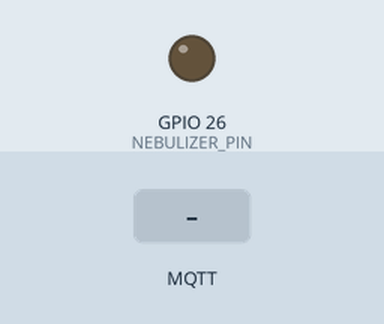
A sketch run on a simulated ESP32. Shown: output pins drawn as LEDs (lit = HIGH). Inputs (shaded band) come from the test bench. WiFi joins after 1.5 s; servers stay silent unless stated; the local clock reads 2024-03-15 10:24:30 at power-on unless the sketch sets it; no MQTT or app messages arrive unless stated; what the sketch prints to the serial monitor is not drawn.

Above: at 2.7 s.
2.8 s: MQTT message "START" arrives on the first subscribed topic
At 3.6 s:
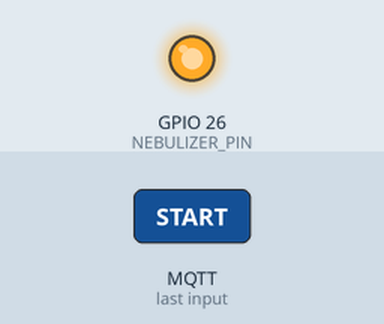
4.3 s: MQTT message "STOP" arrives on the first subscribed topic
At 5.0 s:
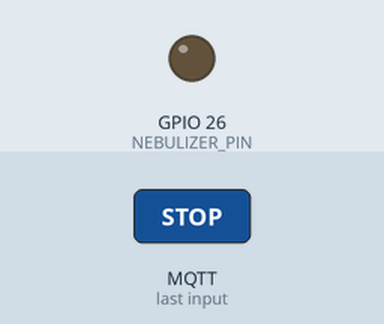
Timing chart, 0 to 7.3 s (numbered marks = the images above; inputs shaded):
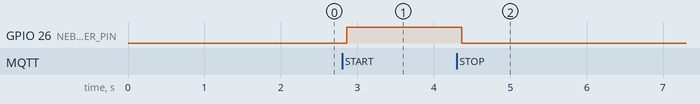

Measured:
- after the input at 2.8 s, GPIO 26 (NEBULIZER_PIN): LOW → HIGH after 0.06 s
- after the input at 4.3 s, GPIO 26 (NEBULIZER_PIN): HIGH → LOW after 0.07 s

The sketch:

esp32_smartneb_reference.ino
```cpp
/*
 * SmartNeb ESP32 Reference Firmware Sketch
 * Feature Set:
 * - Watchdog Timer (WDT) to prevent firmware hangs
 * - NTP Time Synchronization over TLS
 * - TLS MQTT Client on port 8883
 * - Last Will and Testament (LWT) for abrupt disconnect handling
 * - Noise Smoothing (Moving Average Filter) for SpO2 & Pulse readings
 * - Local Hardware Safety Cutoff (Auto-stop mesh nebulizer after max duration 15 mins)
 */

#include <WiFi.h>
#include <WiFiClientSecure.h>
#include <PubSubClient.h>
#include <esp_task_wdt.h>
#include <time.h>

#if __has_include("config.h")
  #include "config.h"
#endif

// Default configuration constants (overridden if present in config.h)
#ifndef WIFI_SSID
  #define WIFI_SSID     "SmartNeb_Hosp_WiFi"
#endif
#ifndef WIFI_PASSWORD
  #define WIFI_PASSWORD "HospitalPassword123"
#endif
#ifndef MQTT_HOST
  #define MQTT_HOST     "broker.smartneb.health"
#endif
#ifndef MQTT_PORT
  #define MQTT_PORT     8883
#endif
#ifndef DEVICE_CODE
  #define DEVICE_CODE   "NEB-001"
#endif
#ifndef HOSPITAL_ID
  #define HOSPITAL_ID   "demo-hospital"
#endif
#ifndef MQTT_USER
  #define MQTT_USER     "device_neb_001"
#endif
#ifndef MQTT_PASS
  #define MQTT_PASS     "SecureDeviceToken123!"
#endif

// Hardware Pin Definitions
const int NEBULIZER_PIN   = 26; // Relays / PWM driver for mesh nebulizer
const int MAX_SESSION_SEC = 900; // 15-minute emergency hardware cutoff

// Moving Average Noise Filter Parameters
const int WINDOW_SIZE = 5;
float spo2Buffer[WINDOW_SIZE];
int bufferIndex = 0;

// Root CA Certificate (Amazon Root CA 1 / LetsEncrypt)
const char* ROOT_CA_CERT = R"EOF(
-----BEGIN CERTIFICATE-----
MIIF3jCCA8agAwIBAgIQAf1tWYVMNmPhDpMdZ08EZjANBgkqhkiG9w0BAQsFADCB
...
-----END CERTIFICATE-----
)EOF";

WiFiClientSecure netClient;
PubSubClient mqttClient(netClient);

unsigned long sessionStartTime = 0;
bool isNebulizerActive = false;

// Moving Average Filter Implementation
float applyMovingAverage(float rawVal) {
  spo2Buffer[bufferIndex] = rawVal;
  bufferIndex = (bufferIndex + 1) % WINDOW_SIZE;
  float sum = 0;
  for (int i = 0; i < WINDOW_SIZE; i++) {
    sum += spo2Buffer[i];
  }
  return sum / WINDOW_SIZE;
}

void setup() {
  Serial.begin(115200);
  pinMode(NEBULIZER_PIN, OUTPUT);
  digitalWrite(NEBULIZER_PIN, LOW);

  // Initialize Watchdog Timer (10s timeout)
  esp_task_wdt_init(10, true);
  esp_task_wdt_add(NULL);

  // Connect to Wi-Fi
  Serial.print("Connecting to Wi-Fi...");
  WiFi.begin(WIFI_SSID, WIFI_PASSWORD);
  while (WiFi.status() != WL_CONNECTED) {
    delay(500);
    Serial.print(".");
  }
  Serial.println("\n✓ Wi-Fi Connected!");

  // NTP Time Sync over TLS
  configTime(0, 0, "pool.ntp.org", "time.nist.gov");
  Serial.print("Synchronizing NTP Time...");
  time_t now = time(nullptr);
  while (now < 8 * 3600 * 2) {
    delay(500);
    Serial.print(".");
    now = time(nullptr);
  }
  Serial.println("\n✓ NTP Time Synchronized!");

  // Configure TLS Certificate & MQTT
  netClient.setCACert(ROOT_CA_CERT);
  mqttClient.setServer(MQTT_HOST, MQTT_PORT);
  mqttClient.setCallback(onMqttMessage);

  connectMQTT();
}

void connectMQTT() {
  String statusTopic = String("hospitals/") + HOSPITAL_ID + "/devices/" + DEVICE_CODE + "/status";
  String lwtPayload = "{\"status\":\"OFFLINE\",\"reason\":\"HARDWARE_POWER_FAILURE\"}";

  while (!mqttClient.connected()) {
    Serial.print("Connecting to TLS MQTT Broker...");
    if (mqttClient.connect(DEVICE_CODE, MQTT_USER, MQTT_PASS, statusTopic.c_str(), 1, true, lwtPayload.c_str())) {
      Serial.println("\n✓ Connected to TLS MQTT Broker!");

      // Publish ONLINE status
      mqttClient.publish(statusTopic.c_str(), "{\"status\":\"ONLINE\"}", true);

      // Subscribe to command topic
      String cmdTopic = String("hospitals/") + HOSPITAL_ID + "/devices/" + DEVICE_CODE + "/commands";
      mqttClient.subscribe(cmdTopic.c_str(), 1);
    } else {
      Serial.print(" Failed, rc=");
      Serial.print(mqttClient.state());
      Serial.println(" Retrying in 5s...");
      delay(5000);
    }
  }
}

void onMqttMessage(char* topic, byte* payload, unsigned int length) {
  String msg = "";
  for (int i = 0; i < length; i++) msg += (char)payload[i];
  Serial.printf("📩 Received Command on [%s]: %s\n", topic, msg.c_str());

  if (msg.indexOf("START") >= 0) {
    digitalWrite(NEBULIZER_PIN, HIGH);
    isNebulizerActive = true;
    sessionStartTime = millis();
    Serial.println("🟢 Nebulizer Started via Remote Command.");
  } else if (msg.indexOf("STOP") >= 0) {
    digitalWrite(NEBULIZER_PIN, LOW);
    isNebulizerActive = false;
    Serial.println("🔴 Nebulizer Stopped via Remote Command.");
  }
}

void loop() {
  esp_task_wdt_reset(); // Feed watchdog

  if (!mqttClient.connected()) {
    connectMQTT();
  }
  mqttClient.loop();

  // Hardware Emergency Safety Cutoff Guard
  if (isNebulizerActive) {
    unsigned long elapsedSec = (millis() - sessionStartTime) / 1000;
    if (elapsedSec >= MAX_SESSION_SEC) {
      digitalWrite(NEBULIZER_PIN, LOW);
      isNebulizerActive = false;
      Serial.println("🚨 EMERGENCY CUTOFF: Nebulizer auto-stopped after exceeding 15-minute maximum limit!");
    }
  }

  delay(100);
}
```
